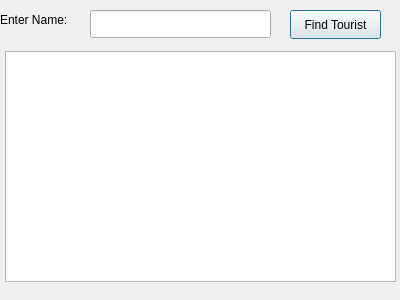
<?xml version="1.0" encoding="UTF-8"?>
<ui version="4.0">
 <class>FindTourist</class>
 <widget class="QDialog" name="FindTourist">
  <property name="geometry">
   <rect>
    <x>0</x>
    <y>0</y>
    <width>400</width>
    <height>300</height>
   </rect>
  </property>
  <property name="maximumSize">
   <size>
    <width>400</width>
    <height>300</height>
   </size>
  </property>
  <property name="windowTitle">
   <string>Find Tourist</string>
  </property>
  <widget class="QLabel" name="label">
   <property name="geometry">
    <rect>
     <x>0</x>
     <y>10</y>
     <width>91</width>
     <height>20</height>
    </rect>
   </property>
   <property name="text">
    <string>Enter Name:</string>
   </property>
  </widget>
  <widget class="QLineEdit" name="txtTouristName">
   <property name="geometry">
    <rect>
     <x>90</x>
     <y>10</y>
     <width>181</width>
     <height>28</height>
    </rect>
   </property>
  </widget>
  <widget class="QPushButton" name="btnFind">
   <property name="geometry">
    <rect>
     <x>290</x>
     <y>10</y>
     <width>91</width>
     <height>29</height>
    </rect>
   </property>
   <property name="text">
    <string>Find Tourist</string>
   </property>
  </widget>
  <widget class="QTableView" name="tableView">
   <property name="geometry">
    <rect>
     <x>5</x>
     <y>51</y>
     <width>391</width>
     <height>231</height>
    </rect>
   </property>
  </widget>
 </widget>
 <resources/>
 <connections/>
</ui>
